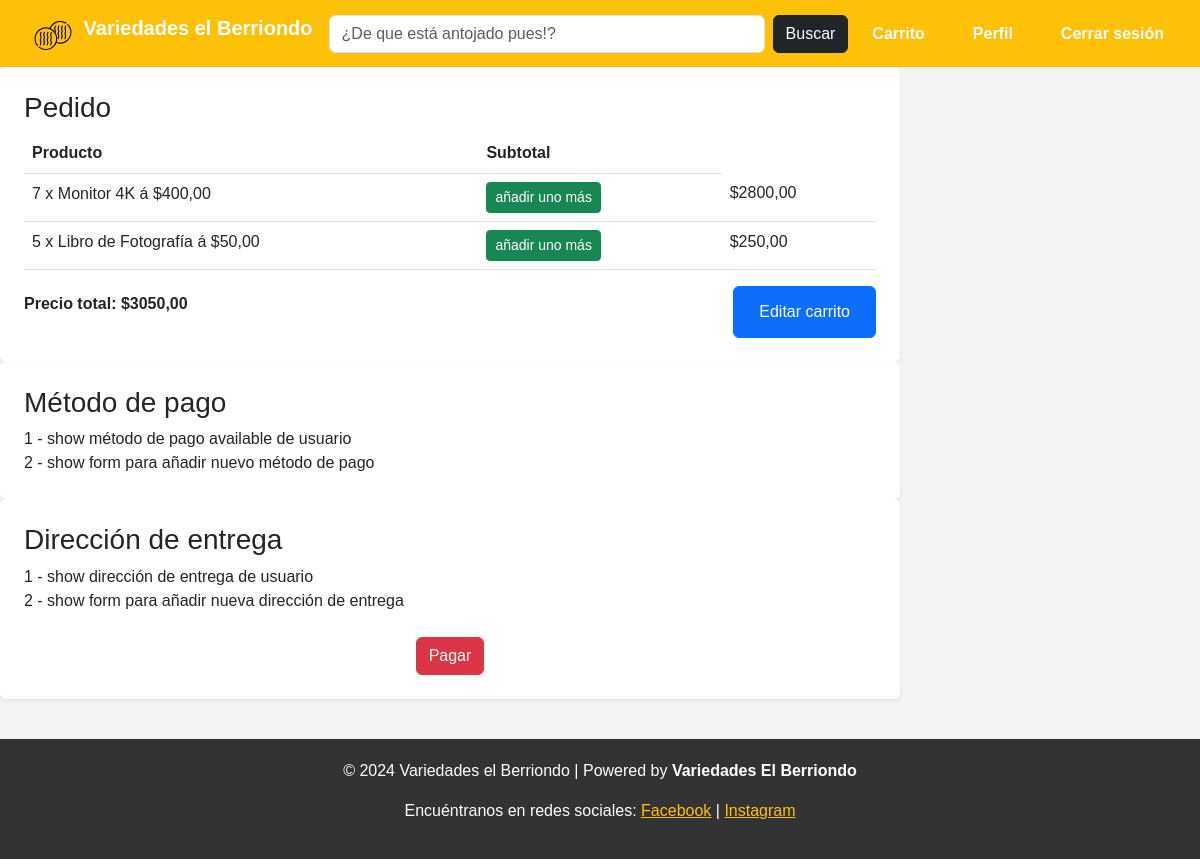
The app's page /checkout/ (signed in), older data.
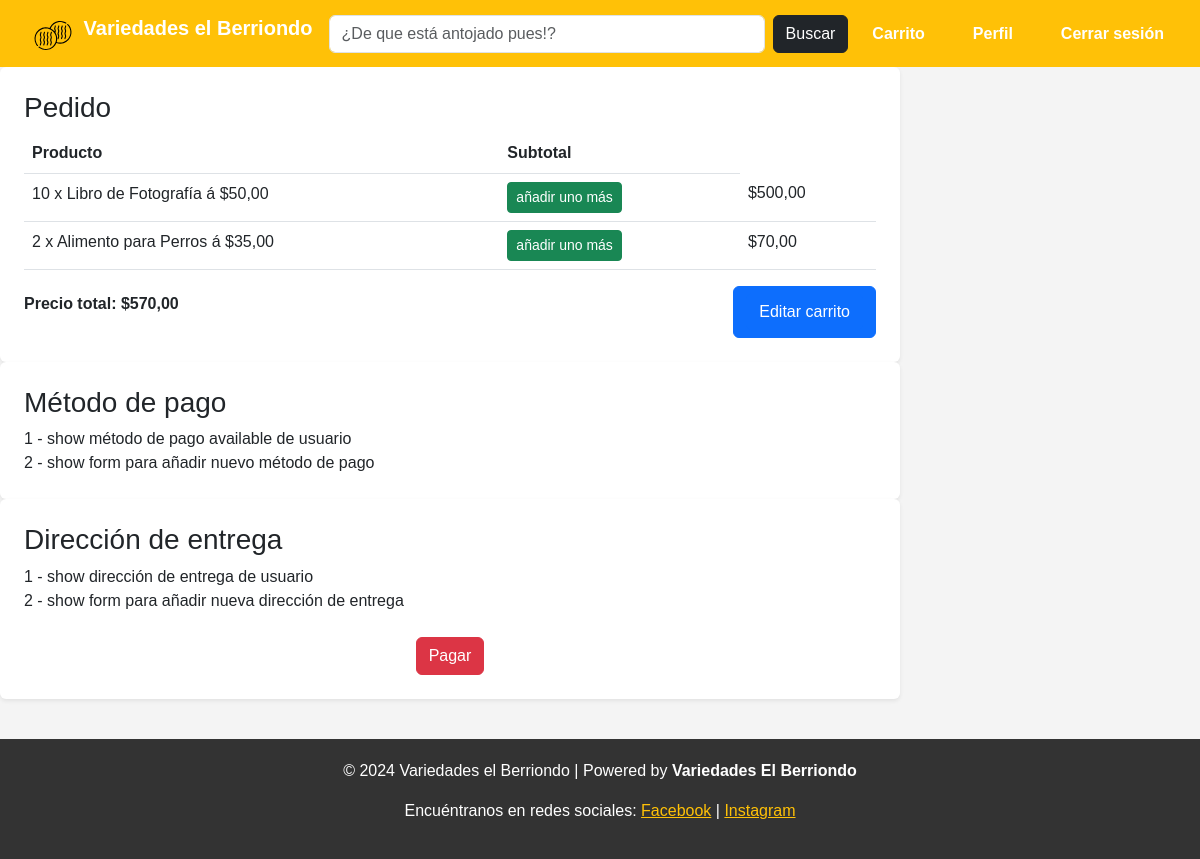
The same page, newer data.
### general/models.py (models this page shows, shortened)
class Carrito(models.Model):
    usuario = models.ForeignKey(User, on_delete=models.CASCADE)
    producto = models.ForeignKey(Producto, on_delete=models.CASCADE)
    cantidad = models.PositiveIntegerField(default=1)
    @property
    def subtotal(self):
        return self.producto.precio * self.cantidad

class Producto(models.Model):
    nombre = models.CharField(max_length=200)
    descripcion = models.TextField(blank=True, null=True)
    precio = models.DecimalField(max_digits=10, decimal_places=2)
    stock = models.PositiveIntegerField(default=0)
    categoria = models.ForeignKey(Categoria, on_delete=models.CASCADE, related_name="productos")
    imagen = models.ImageField(upload_to="productos/", blank=True, null=True)
    fecha_creacion = models.DateTimeField(default=now)

### general/views.py (the view)
# urls.py: path('checkout/', checkout, name='checkout'),
def checkout(request):
    total_price = sum(item.subtotal for item in request.user.carrito_set.all())
    form = PaymentForm()
    if request.method == 'POST':
        form = PaymentForm(request.POST)
        if form.is_valid():
            return redirect('index')
    else:
        form = PaymentForm()
    context = {
        'total_price': total_price,
        'form': form
    }
    return render(request, 'checkout.html', context)

### general/forms.py
class PaymentForm(forms.Form):
    PAYMENT_METHOD_CHOICES = [
        ('tarjeta_credito', 'Tarjeta de crédito'),
        ('tarjeta_debito', 'Tarjeta de débito'),
        ('efectivo', 'Efectivo'),
    ]
    payment_method = forms.ChoiceField(choices=PAYMENT_METHOD_CHOICES, widget=forms.RadioSelect)
    card_number = forms.CharField(max_length=16, required=False, widget=forms.NumberInput(attrs={'class': 'form-control'}))
    expiration_date = forms.DateField(required=False, widget=forms.DateInput(attrs={'class': 'form-control'}))
    cvv = forms.CharField(max_length=3, required=False, widget=forms.NumberInput(attrs={'class': 'form-control'}))
    efectivo = forms.CharField(max_length=100, required=False, widget=forms.TextInput(attrs={'class': 'form-control'}))

### variedadesElBerriendo/templates/checkout.html (shortened to what this page needs)
{% extends 'base.html' %}
{% load static %}
{% block content %}
<div class="col-md-9">
    <div class="main-content tab-content">
        <div class="tab-pane fade show active">
            <section class="profile-section bg-white p-4 rounded shadow-sm">
                <h3>Pedido</h3>
                <table class="table checkout-table">
                    <thead>
                        <tr>
                            <th>Producto</th>
                            <th>Subtotal</th>
                        </tr>
                    <tbody>
                        {% for item in request.user.carrito_set.all %}
                            <tr>
                                <td>{{item.cantidad}} x {{ item.producto.nombre }} á ${{ item.producto.precio }}</td>
                                <td>
                                    <form method="POST" action="{% url 'añadir_otro' item.id %}">
                                        <button type="submit" class="btn btn-success btn-sm">añadir uno más</button>
                                    </form>
                                <td>${{ item.subtotal}}</td>
                            </tr>
                        {% endfor %}
                    </tbody>
                </table>
                <div class="d-flex justify-content-between align-items-center">
                    <p><b>Precio total: ${{ total_price }}</b></p>
                    <div class="btn btn-primary">
                        <a href="{% url 'carrito' %}" class="btn btn-primary">Editar carrito</a>
                    </div>
                </div>
            </section>
            <section class="profile-section bg-white p-4 rounded shadow-sm">
                <h3>Método de pago</h3>
                <div> 1 - show método de pago available de usuario</div>
                <div> 2 - show form para añadir nuevo método de pago</div>
            </section>
            <section class="profile-section bg-white p-4 rounded shadow-sm">
                <h3>Dirección de entrega</h3>
                <div> 1 - show dirección de entrega de usuario</div>
                <div> 2 - show form para añadir nueva dirección de entrega</div>
                <div class="d-flex justify-content-center mt-4">
                    <a href="{% url 'index' %}" class="btn btn-danger">Pagar</a>
                </div>
            </section>
    </div>
</div>
{% endblock %}

### variedadesElBerriendo/templates/base.html (shortened to what this page needs)
{% load static %}
<!DOCTYPE html>
<html lang="es">
<head>
    <link href="https://cdn.jsdelivr.net/npm/bootstrap@5.3.0/dist/css/bootstrap.min.css" rel="stylesheet">
    <link rel="stylesheet" href="{% static 'css/styles.css' %}">
</head>
<body>
    <nav class="navbar navbar-expand-lg navbar-light">
        <div class="container-fluid">
            <a class="navbar-brand fw-bold" href="{% url 'index' %}">
                <img src="{% static 'img/arepa.svg' %}" alt="Logo" width="50" height="37" class="d-inline-block align-text-top">
                Variedades el Berriondo</a>
            <div class="collapse navbar-collapse" id="navbarNav">
                <form class="d-flex search-form mx-auto" action="{% url 'search' %}" method="GET">
                    <input class="form-control me-2 search-input" type="search" name="q" placeholder="¿De que está antojado pues!?" aria-label="Buscar">
                    <button class="btn btn-dark" type="submit">Buscar</button>
                </form>
                <ul class="navbar-nav ms-auto mb-2 mb-lg-0">
                    <li class="nav-item">
                        <a class="nav-link" href="{% url 'carrito' %}">Carrito</a>
                    </li>
                    {% if user.is_authenticated %}
                        <li class="nav-item">
                            <a class="nav-link" href="{% url 'profile' %}">Perfil</a>
                        </li>
                        <li class="nav-item">
                            <a class="nav-link" href="{% url 'index' %}">Cerrar sesión</a>
                        </li>
                    {% endif %}
                </ul>
            </div>
        </div>
    </nav>
    <div class="">
        {% block content %}
        {% endblock %}
    </div>
    <footer class="footer">
        <div class="container">
            <p>&copy; 2024 Variedades el Berriondo | Powered by <strong>Variedades El Berriondo</strong></p>
            <p>Encuéntranos en redes sociales: <a href="#" class="text-warning">Facebook</a> | <a href="#"
                    class="text-warning">Instagram</a></p>
        </div>
    </footer>
</body>
</html>

### variedadesElBerriendo/static/css/styles.css (style rules this page uses)
body { font-family: 'Arial', sans-serif; margin: 0; padding: 0; background-color: #f4f4f4; }
.navbar { background-color: #333; color: #fff; }
.navbar a { color: #fff; margin: 0 1rem; text-decoration: none; font-weight: bold; }

### variedadesElBerriendo/templates/base.html (style rules this page uses)
.navbar { background-color: #ffc107 !important; }
.footer { background-color: #333; color: white; padding: 20px 0; text-align: center; margin-top: 40px; }
.search-form { flex-grow: 1; max-width: 700px; }
.search-input { width: 100%; }

Row changes from the older to the newer data that the page shows:
removed Carrito: cantidad "7", producto.nombre "Monitor 4K", producto.precio "400,00", subtotal "2800,00"
changed Carrito "Libro de Fotografía": cantidad "5" → "10"; subtotal "250,00" → "500,00"
added Carrito: cantidad "2", producto.nombre "Alimento para Perros", producto.precio "35,00", subtotal "70,00"
Text that changed along with them:
{{ total_price }}: "3050,00" → "570,00"
